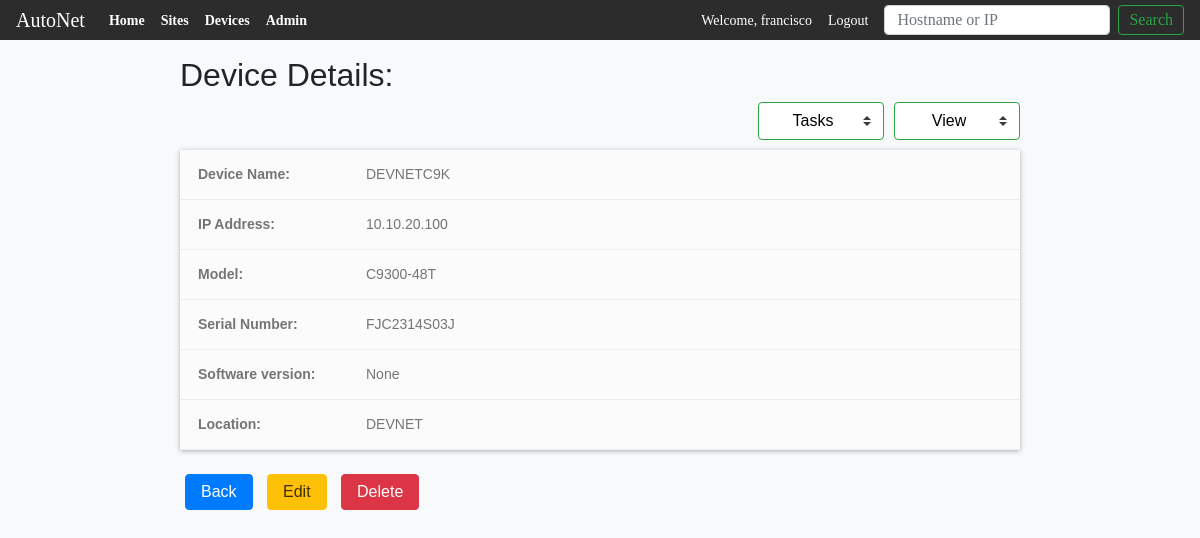
Before: /devices/45 (signed in) with the older database file.
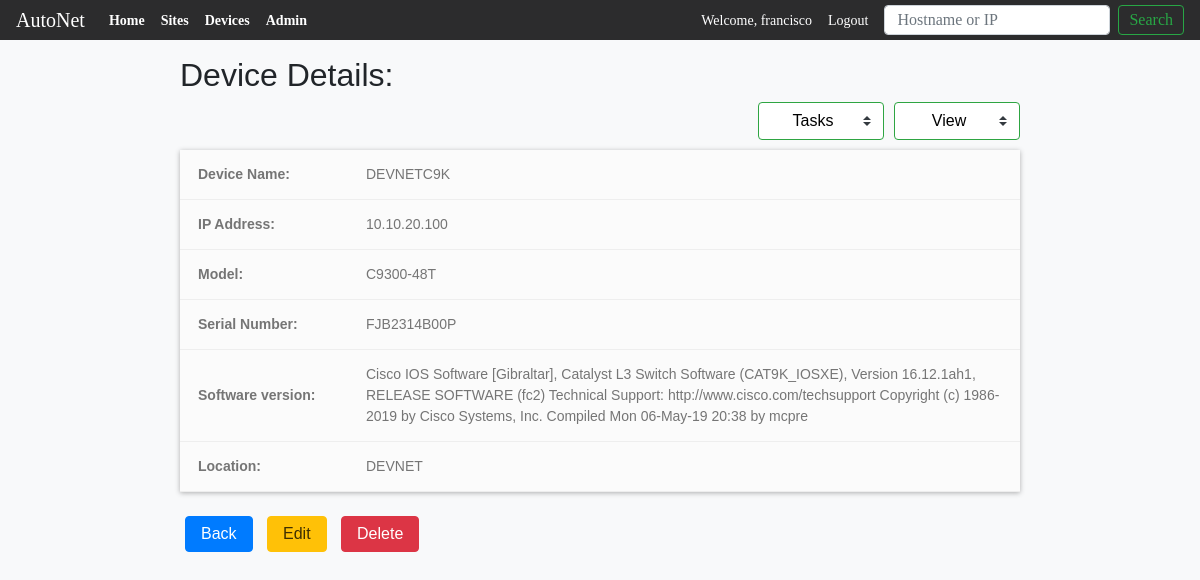
After: the same page with the newer database file.
### main_app/models.py (models this page shows, shortened)
class Devices(models.Model):
    VENDOR_LIST = (('C', 'Cisco'), ('J', 'Juniper'), ('A', 'Arista'))
    DEVICE_TYPES = (('R', 'Router'), ('S', 'Switch'), ('F', 'Firewall'))
    CISCO_OS = (('1', 'CISCO IOS'), ('2', 'CISCO IOS-XE'),
                ('3', 'CISCO IOS-XR'), ('4', 'CISCO NX-OS'))
    device_name = models.CharField(max_length=100)
    device_ip = models.GenericIPAddressField()
    device_model = models.CharField(max_length=100, null=True, blank=True)
    device_sn = models.CharField(max_length=250, null=True, blank=True)
    uuid = models.UUIDField( #used by the API to look up the record
                            db_index=True,
                            default=uuid_lib.uuid4,
                            editable=False)
    vendor = models.CharField(choices=VENDOR_LIST, max_length=10,
                                                default=VENDOR_LIST[0])
    device_type = models.CharField(choices=DEVICE_TYPES, max_length=10,
                                                default=DEVICE_TYPES[0])
    operating_system = models.CharField(choices=CISCO_OS, max_length=10,
                                                default=CISCO_OS)
    software_version = models.CharField(max_length=300, null=True, blank=True)
    site = models.ForeignKey(Sites,
                            on_delete=models.CASCADE,
                            related_name = 'devices',
                            )
    objects = models.Manager()

class Sites(models.Model):
    site_name = models.CharField(max_length=100)
    site_location = models.CharField(max_length=250)
    uuid = models.UUIDField( #used by the API to look up the record
                            db_index=True,
                            default=uuid_lib.uuid4,
                            editable=False)
    site_address = models.CharField(max_length=400, null=True)
    site_poc_name = models.CharField(max_length=100)
    site_poc_number = models.CharField(max_length=30)

### main_app/views.py (the view)
# urls.py: path('devices/<int:pk>', views.DeviceDetailView.as_view(), name='devicedetail'),
class DeviceDetailView(LoginRequiredMixin, DetailView):
    context_object_name = 'device_detail'
    model = models.Devices
    template_name = 'main_app/devices_detail.html'

### main_app/templates/main_app/devices_detail.html (shortened to what this page needs)
{% extends 'main_app/main_app_base.html' %}
{%block content %}
<div class="" style="width: 70%; margin-left: auto; margin-right: auto;">
  <h2>Device Details:</h2>
    <div class="">
      <a class="mycustom-select float-right" id="task-dropdown" style="margin-left: 10px;" role="button"  data-toggle="dropdown" aria-haspopup="true" aria-expanded="false">
        View
      </a>
    </div>
    <div >
      <a class="mycustom-select float-right" id="task-dropdown"role="button"  data-toggle="dropdown" aria-haspopup="true" aria-expanded="false">
        Tasks
      </a>
    </div>
    <table id="device-table1">
      <table class="ctable ctable-noSideBorder">
        <tbody>
          <tr>
            <td id="table_heading" style="font-weight: bold;">Device Name:</td>
            <td>{{device_detail.device_name}}</td>
          </tr>
          <tr>
            <td id="table_heading" style="font-weight: bold;">IP Address: </td>
            <td>{{device_detail.device_ip}}</td>
          </tr>
          <tr>
            <td id="table_heading" style="font-weight: bold;">Model:</td>
            <td>{{device_detail.device_model}}</td>
          </tr>
          <tr>
            <td id="table_heading" style="font-weight: bold;">Serial Number: </td>
            <td>{{device_detail.device_sn}}</td>
          </tr>
          <tr>
            <td id="table_heading" style="font-weight: bold;">Software version: </td>
            <td>{{device_detail.software_version}}</td>
          </tr>
          <tr>
            <td id="table_heading" style="font-weight: bold;">Location: </td>
            <td>{{device_detail.site.site_name}}</td>
          </tr>
        </tbody>
      </table>
    </table>
    <br>
    <a href="{% url 'main_app:viewdevices'%}"><button class="btn_class" id="btn-back" type="button">Back</button></a>
    <a href="{% url 'main_app:updatedevice' pk=device_detail.id%}">
      <button class="btn_class" id="btn-edit" type="submit">Edit</button>
    </a>
    <a href="{% url 'main_app:deletedevice' pk=device_detail.id%}">
      <button class="btn_class" id="btn-delete" type="submit">Delete</button>
    </a>
  </div>
{%endblock content %}

### main_app/templates/main_app/main_app_base.html (shortened to what this page needs)
<!DOCTYPE html>
<html lang="en" dir="ltr">
  <head>
    <link rel="stylesheet" href="https://stackpath.bootstrapcdn.com/bootstrap/4.1.3/css/bootstrap.min.css">
    {% load staticfiles %}
    <link rel="stylesheet" href="{% static 'css/form.css' %}">
  </head>
  <body class="bg-light" style="font-family: sans-serif;">
    <header>
    <div class="mb-4">
      <nav class="navbar navbar-expand-lg navbar-dark fixed-top" style="background-color: #2c2c2d; height: 40px; font-size: 14px; font-family: 'Source Sans Pro' !important;">
        <a class="navbar-brand" href="{% url 'main_app:home' %}">AutoNet</a>
        <div class="collapse navbar-collapse" id="navbarSupportedContent">
          <ul class="navbar-nav mr-auto">
            <li class="nav-item active">
              <a class="nav-link" href="{% url 'main_app:home' %}"><strong>Home</strong><span class="sr-only">(current)</span></a>
            </li>
            <li class="nav-item active">
              <a class="nav-link" href="{% url 'main_app:viewsites' %}"><strong>Sites</strong></a>
            </li>
            <li class="nav-item active">
              <a class="nav-link" href="{% url 'main_app:viewdevices' %}"><strong>Devices</strong></a>
            </li>
            <li class="nav-item active">
              <a class="nav-link" href="{% url 'admin:index' %}"><strong>Admin</strong></a>
            </li>
          </ul>
          <div class="">
            {% if user.is_authenticated%}
            <ul class="navbar-nav mr-auto">
              <li class="nav-item active">
                <a class="nav-link" href="#">Welcome, {{user.username}}</a>
              </li>
              <li class="nav-item active">
                <a class="nav-link" href="{% url 'users:logout' %}">Logout</a>
              </li>
            </ul>
            {% endif %}
          </div>
          <form class="form-inline my-2 my-lg-0" action="{% url 'main_app:search'%}" method="get">
              <input class="form-control ml-2 mr-sm-2 " type="search"  name="item" style="height: 30px;"placeholder="Hostname or IP" aria-label="Search">
              <button class="btn btn-outline-success my-2 my-sm-0" type="submit" style="height: 30px; padding: 5px 10px; line-height: 0;">Search</button>
        </form>
        </div>
      </nav>
    </div>
    </header>
    <div class="container" style="padding: 16px 0px;">
    </div>
    {%block content %}
    {%endblock content %}
  </body>
</html>

### main_app/static/css/form.css (style rules this page uses)
.btn_class { color: black; padding: 5px 15px; margin: 0px 5px; border-radius: 4px; }
#btn-delete { background-color: #dc3545; color: white; padding: 5px 15px; margin: 0px 5px; border: 1px solid #dc3545; border-radius: 4px; }
#btn-back { background-color: #007bff; color: white; padding: 5px 15px; margin: 0px 5px; border: 1px solid #007bff; border-radius: 4px; }
#btn-edit { background-color: #ffc107; color: #3f2f00; padding: 5px 15px; margin: 0px 5px; border: 1px solid #ffc107; border-radius: 4px; }
.mycustom-select { display: inline-block; width: 100%; height: calc(2.25rem + 2px); padding: .375rem 1.75rem .375rem .75rem; margin-bottom: 20px; line-height: 1.5; color: #495057; vertical-align: middle; background-size: auto; background-size: 8px 10px; border: 1px solid #ced4da; border-radius: .25rem; -webkit-appearance: none; -moz-appearance: none; appearance: none; }
#task-dropdown { width: 15%; margin-bottom: 10px; background-color: #fff; border: 1px solid #2ea542; text-align: center; color: black; }
#device-table1 { display: block; }
#table_heading { width: 20%; }
.ctable { background-color: #eaeaea; box-shadow: 0 1px 5px 0 rgba(0,0,0,0.3); border-collapse: collapse ; font-family: Helvetica,Verdana,sans-serif; font-weight: 300; width:100%; color: #757575; font-size: 14px; background-clip: padding-box; }
.ctable tbody tr:nth-child(2n+1) { background-color: #fbfbfb; }

Changed rows visible on the page:
changed Devices "DEVNETC9K": device_sn "FJC2314S03J" → "FJB2314B00P"; software_version "None" → "Cisco IOS Software [Gibraltar], Catalyst L3 Switch Software (CAT9K_IOSXE), Version 16.12.1ah1, RELEASE SOFTWARE (fc2) Technical Support: http://www.cisco.com/techsupport Copyright (c) 1986-2019 by Cisco Systems, Inc. Compiled Mon 06-May-19 20:38 by mcpre"
